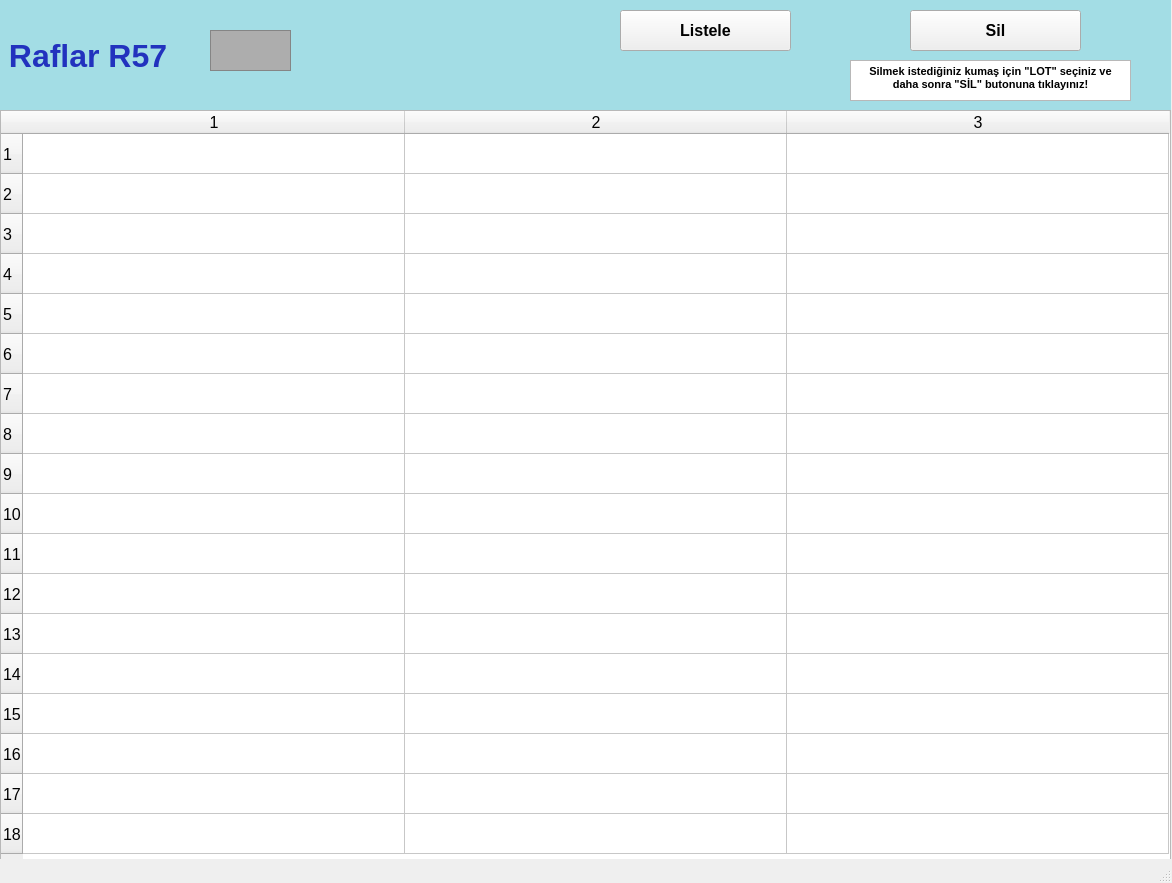
<?xml version="1.0" encoding="UTF-8"?>
<ui version="4.0">
 <class>raflarR57_ekran</class>
 <widget class="QMainWindow" name="raflarR57_ekran">
  <property name="geometry">
   <rect>
    <x>0</x>
    <y>0</y>
    <width>1172</width>
    <height>883</height>
   </rect>
  </property>
  <property name="font">
   <font>
    <pointsize>12</pointsize>
    <weight>50</weight>
    <bold>false</bold>
    <kerning>false</kerning>
   </font>
  </property>
  <property name="windowTitle">
   <string/>
  </property>
  <widget class="QWidget" name="centralwidget">
   <widget class="QLabel" name="raflarR1yazi_lbl">
    <property name="geometry">
     <rect>
      <x>0</x>
      <y>0</y>
      <width>1171</width>
      <height>111</height>
     </rect>
    </property>
    <property name="font">
     <font>
      <pointsize>24</pointsize>
      <weight>75</weight>
      <bold>true</bold>
     </font>
    </property>
    <property name="styleSheet">
     <string notr="true">background-color: rgb(163, 221, 229);
color: rgb(34, 50, 190);</string>
    </property>
    <property name="text">
     <string> Raflar R57</string>
    </property>
   </widget>
   <widget class="QFrame" name="raflarR1_img">
    <property name="geometry">
     <rect>
      <x>210</x>
      <y>30</y>
      <width>81</width>
      <height>41</height>
     </rect>
    </property>
    <property name="styleSheet">
     <string notr="true">background-color: rgb(173, 173, 173);</string>
    </property>
    <property name="frameShape">
     <enum>QFrame::StyledPanel</enum>
    </property>
    <property name="frameShadow">
     <enum>QFrame::Raised</enum>
    </property>
   </widget>
   <widget class="QTableWidget" name="R57_tw">
    <property name="geometry">
     <rect>
      <x>0</x>
      <y>110</y>
      <width>1171</width>
      <height>751</height>
     </rect>
    </property>
    <property name="baseSize">
     <size>
      <width>0</width>
      <height>0</height>
     </size>
    </property>
    <property name="rowCount">
     <number>18</number>
    </property>
    <property name="columnCount">
     <number>3</number>
    </property>
    <attribute name="horizontalHeaderVisible">
     <bool>true</bool>
    </attribute>
    <attribute name="horizontalHeaderCascadingSectionResizes">
     <bool>false</bool>
    </attribute>
    <attribute name="horizontalHeaderDefaultSectionSize">
     <number>382</number>
    </attribute>
    <attribute name="horizontalHeaderMinimumSectionSize">
     <number>38</number>
    </attribute>
    <attribute name="verticalHeaderDefaultSectionSize">
     <number>40</number>
    </attribute>
    <attribute name="verticalHeaderMinimumSectionSize">
     <number>23</number>
    </attribute>
    <row/>
    <row/>
    <row/>
    <row/>
    <row/>
    <row/>
    <row/>
    <row/>
    <row/>
    <row/>
    <row/>
    <row/>
    <row/>
    <row/>
    <row/>
    <row/>
    <row/>
    <row/>
    <column/>
    <column/>
    <column/>
   </widget>
   <widget class="QPushButton" name="listeleR57_btn">
    <property name="geometry">
     <rect>
      <x>620</x>
      <y>10</y>
      <width>171</width>
      <height>41</height>
     </rect>
    </property>
    <property name="font">
     <font>
      <pointsize>12</pointsize>
      <weight>75</weight>
      <bold>true</bold>
     </font>
    </property>
    <property name="text">
     <string>Listele</string>
    </property>
   </widget>
   <widget class="QPushButton" name="silR57_btn">
    <property name="geometry">
     <rect>
      <x>910</x>
      <y>10</y>
      <width>171</width>
      <height>41</height>
     </rect>
    </property>
    <property name="font">
     <font>
      <pointsize>12</pointsize>
      <weight>75</weight>
      <bold>true</bold>
     </font>
    </property>
    <property name="text">
     <string>Sil</string>
    </property>
   </widget>
   <widget class="QTextBrowser" name="textBrowser">
    <property name="geometry">
     <rect>
      <x>850</x>
      <y>60</y>
      <width>281</width>
      <height>41</height>
     </rect>
    </property>
    <property name="html">
     <string>&lt;!DOCTYPE HTML PUBLIC &quot;-//W3C//DTD HTML 4.0//EN&quot; &quot;http://www.w3.org/TR/REC-html40/strict.dtd&quot;&gt;
&lt;html&gt;&lt;head&gt;&lt;meta name=&quot;qrichtext&quot; content=&quot;1&quot; /&gt;&lt;style type=&quot;text/css&quot;&gt;
p, li { white-space: pre-wrap; }
&lt;/style&gt;&lt;/head&gt;&lt;body style=&quot; font-family:'MS Shell Dlg 2'; font-size:12pt; font-weight:400; font-style:normal;&quot;&gt;
&lt;p align=&quot;center&quot; style=&quot; margin-top:0px; margin-bottom:0px; margin-left:0px; margin-right:0px; -qt-block-indent:0; text-indent:0px;&quot;&gt;&lt;span style=&quot; font-size:8pt; font-weight:600;&quot;&gt;Silmek istediğiniz kumaş için &amp;quot;LOT&amp;quot; seçiniz ve daha sonra &amp;quot;SİL&amp;quot; butonuna tıklayınız!&lt;/span&gt;&lt;/p&gt;&lt;/body&gt;&lt;/html&gt;</string>
    </property>
   </widget>
  </widget>
  <widget class="QStatusBar" name="statusbar"/>
 </widget>
 <resources/>
 <connections/>
</ui>
